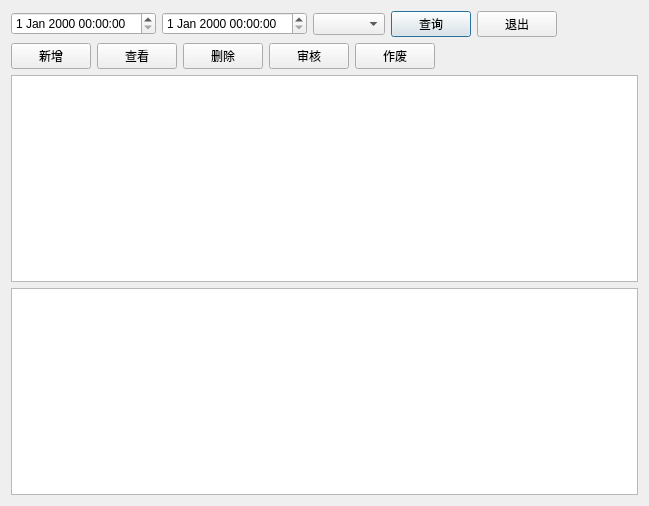
<?xml version="1.0" encoding="UTF-8"?>
<ui version="4.0">
 <class>w_inventory_input</class>
 <widget class="QDialog" name="w_inventory_input">
  <property name="geometry">
   <rect>
    <x>0</x>
    <y>0</y>
    <width>649</width>
    <height>506</height>
   </rect>
  </property>
  <property name="windowTitle">
   <string>Dialog</string>
  </property>
  <layout class="QVBoxLayout" name="verticalLayout">
   <item>
    <layout class="QHBoxLayout" name="horizontalLayout_2">
     <item>
      <widget class="lds_datetimeEdit" name="dateTimeEdit_from"/>
     </item>
     <item>
      <widget class="lds_datetimeEdit" name="dateTimeEdit_to"/>
     </item>
     <item>
      <widget class="lds_ComboBox" name="comboBox_ch_state"/>
     </item>
     <item>
      <widget class="lds_toolbar_button" name="pushButton_select">
       <property name="text">
        <string>查询</string>
       </property>
       <property name="outer_stylesheet" stdset="0">
        <string>pushbutton</string>
       </property>
      </widget>
     </item>
     <item>
      <widget class="lds_toolbar_button" name="pushButton_exit">
       <property name="text">
        <string>退出</string>
       </property>
       <property name="outer_stylesheet" stdset="0">
        <string>pushbutton</string>
       </property>
      </widget>
     </item>
     <item>
      <spacer name="horizontalSpacer_2">
       <property name="orientation">
        <enum>Qt::Horizontal</enum>
       </property>
       <property name="sizeHint" stdset="0">
        <size>
         <width>40</width>
         <height>20</height>
        </size>
       </property>
      </spacer>
     </item>
    </layout>
   </item>
   <item>
    <layout class="QHBoxLayout" name="horizontalLayout">
     <item>
      <widget class="lds_toolbar_button" name="pushButton_new">
       <property name="text">
        <string>新增</string>
       </property>
       <property name="outer_stylesheet" stdset="0">
        <string>pushbutton</string>
       </property>
      </widget>
     </item>
     <item>
      <widget class="lds_toolbar_button" name="pushButton_change">
       <property name="text">
        <string>查看</string>
       </property>
       <property name="outer_stylesheet" stdset="0">
        <string>pushbutton</string>
       </property>
      </widget>
     </item>
     <item>
      <widget class="lds_toolbar_button" name="pushButton_del">
       <property name="text">
        <string>删除</string>
       </property>
       <property name="outer_stylesheet" stdset="0">
        <string>pushbutton</string>
       </property>
      </widget>
     </item>
     <item>
      <widget class="lds_toolbar_button" name="pushButton_audit">
       <property name="text">
        <string>审核</string>
       </property>
       <property name="outer_stylesheet" stdset="0">
        <string>pushbutton_blue</string>
       </property>
      </widget>
     </item>
     <item>
      <widget class="lds_toolbar_button" name="pushButton_bad">
       <property name="text">
        <string>作废</string>
       </property>
       <property name="outer_stylesheet" stdset="0">
        <string>pushbutton_blue</string>
       </property>
      </widget>
     </item>
     <item>
      <spacer name="horizontalSpacer">
       <property name="orientation">
        <enum>Qt::Horizontal</enum>
       </property>
       <property name="sizeHint" stdset="0">
        <size>
         <width>40</width>
         <height>20</height>
        </size>
       </property>
      </spacer>
     </item>
    </layout>
   </item>
   <item>
    <widget class="lds_tableView" name="tableView_master"/>
   </item>
   <item>
    <widget class="lds_tableView" name="tableView_detail"/>
   </item>
  </layout>
 </widget>
 <customwidgets>
  <customwidget>
   <class>lds_tableView</class>
   <extends>QTableView</extends>
   <header>lds_tableview.h</header>
  </customwidget>
  <customwidget>
   <class>lds_ComboBox</class>
   <extends>QComboBox</extends>
   <header>lds_combobox.h</header>
  </customwidget>
  <customwidget>
   <class>lds_toolbar_button</class>
   <extends>QPushButton</extends>
   <header>lds_toolbar_button.h</header>
  </customwidget>
  <customwidget>
   <class>lds_datetimeEdit</class>
   <extends>QDateTimeEdit</extends>
   <header>lds_datetimeedit.h</header>
  </customwidget>
 </customwidgets>
 <resources/>
 <connections/>
</ui>
